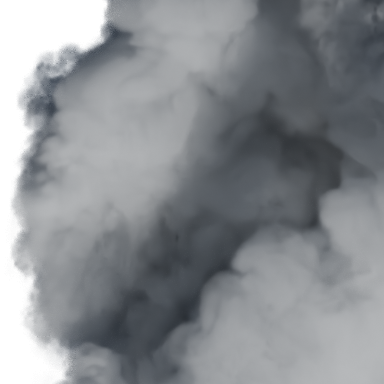
#> input picture verification/a-cloud-source-optics-20261012/cloud_08-d1-g0.35-crop.png, 384 x 384 px
$ python frame-tone-stats.py ../../verification/a-cloud-source-optics-20261012/cloud_08-d1-g0.35-crop.png
#> lines starting #> are read from the running program, lines starting #| are printed output that depends on the picture; after the words box and inside, x2 and y2 are one past the last pixel; in counts of white or black regions, pixels touching at a corner belong together
"""Tone / light / colour statistics of a frame, for comparing our renders with a reference frame on the same scale
(2026-10-09 archive art review, docs/uiux_system/rounds/R1/REVIEW-R1-ARCHIVE-ART-20261009.md §3).
  L5..L95      CIE L* percentiles: how deep the darks and how high the lights go (fog lifts L5, a flat grade caps L95)
  lit%         share of the frame at L* > 70: how much surface receives direct light
  edge         99th percentile of the L* gradient: how crisp the light/shadow boundaries are
  warm_lit     mean R-B (0..1) of the brightest 15 %: colour of the light (cream ~ .05-.13, orange > .2)
  pastel%      bright, lightly saturated pixels (V > .55, .08 < S < .45)
  deep%        saturated mid tones (V > .35, S > .6)
Edge width (added 2026-10-09, user: "경계가 뚜렷한 부분은 확실하게 뚜렷하고, 번지는 부분은 충분히 번지는" — the old `edge` is one
number at native resolution, dominated by book-spine texture, and frames of different widths are not comparable). The frame is
resized to 720 px high; every light/shadow edge is found and its width measured by scale selection (Lindeberg, γ = 1/2: the
Gaussian scale σ* where σ^½·|∇L| peaks equals the blur of the edge), at the ridge only (non-maximum suppression along the gradient),
with its contrast C = |∇L_σ*|·σ*·√(2π) (exact for a blurred step). Edges with C ≥ 6 L* count.
  spread       L* 90th − 10th percentile: how far apart the lit and the shadowed areas are
  sharp‰       per-mille of pixels on a crisp edge (σ* ≤ 2 px, 10–90 % width ≲ 5 px)
  sharpC       median contrast of those crisp edges (L*): how decisive the crisp edges are
  soft_area%   area covered by soft edges (σ* ≥ 8 px, width ≳ 20 px), each ridge pixel counted with its width 2.5 σ*
  softC        median contrast of the soft edges (L*): a soft area with no contrast is just flat
  crisp20‰     per-mille of pixels on crisp edges with C ≥ 20: the decisive edges (book-spine texture is mostly C < 20)
  plain_range  L* 90th − 10th percentile on plain surfaces only (local fine-texture energy < 2 L*): how far light travels from
               bright to dark across walls, cabinet fronts, empty cells. Separated REF-002 (49–55) from our r3 (21) when the edge
               metrics did not (soft area was similar) — a gradient on a plain surface reads, one on book spines does not.
Self-test (synthetic step / 40 px ramp / 120 px ramp): python scripts/assets/frame-tone-stats.py --selftest
Map (red = crisp edges, blue = soft areas over a grey frame): add --map out.png (one input frame)
Run: python scripts/assets/frame-tone-stats.py <frame.png> [...]  [--box x0,y0,x1,y1]  (box crops browser chrome)
"""
import sys
import numpy as np
from PIL import Image
from scipy.ndimage import gaussian_filter, maximum_filter

args = sys.argv[1:]; box = None; map_out = None
if '--box' in args:
    i = args.index('--box'); box = tuple(int(v) for v in args[i + 1].split(',')); del args[i:i + 2]
if '--map' in args:
    i = args.index('--map'); map_out = args[i + 1]; del args[i:i + 2]
SIG = [2 ** (k / 2) for k in range(11)]                                  # 1 .. 32 px at 720 px frame height
CMIN = 6.0


def lstar(im):
    a = np.asarray(im).astype(float) / 255
    lin = np.where(a <= .04045, a / 12.92, ((a + .055) / 1.055) ** 2.4)
    return 116 * np.cbrt(lin @ [.2126, .7152, .0722]) - 16


def edge_width(L):
    """Per pixel: ridge (bool), contrast C (L*), selected scale σ* (px). See the docstring."""
    G, GX, GY = [], [], []
    for s_ in SIG:
        gy, gx = np.gradient(gaussian_filter(L, s_)); G.append(np.hypot(gx, gy)); GX.append(gx); GY.append(gy)
    G = np.stack(G); k = np.argmax(G * np.sqrt(np.array(SIG))[:, None, None], 0); ii, jj = np.indices(L.shape)
    g = G[k, ii, jj]; gx = np.stack(GX)[k, ii, jj]; gy = np.stack(GY)[k, ii, jj]; sel = np.array(SIG)[k]
    dx = np.rint(gx / np.maximum(g, 1e-9)).astype(int); dy = np.rint(gy / np.maximum(g, 1e-9)).astype(int)
    H, W = L.shape
    ridge = (g >= G[k, np.clip(ii + dy, 0, H - 1), np.clip(jj + dx, 0, W - 1)]) & (g >= G[k, np.clip(ii - dy, 0, H - 1), np.clip(jj - dx, 0, W - 1)])
    return ridge, g * np.sqrt(2 * np.pi) * sel, sel


def width_stats(L):
    ridge, C, sel = edge_width(L); e = ridge & (C >= CMIN); N = L.size
    sharp, soft = e & (sel <= 2), e & (sel >= 8)
    med = lambda m: round(float(np.median(C[m])), 1) if m.any() else 0.0
    tex = np.sqrt(gaussian_filter((L - gaussian_filter(L, 3)) ** 2, 6)); plain = L[tex < 2.0]
    return {'spread': round(float(np.percentile(L, 90) - np.percentile(L, 10)), 1), 'sharp‰': round(sharp.sum() / N * 1000, 1), 'sharpC': med(sharp),
            'crisp20‰': round((sharp & (C >= 20)).sum() / N * 1000, 1), 'soft_area%': round(float((2.5 * sel * soft).sum()) / N * 100, 1), 'softC': med(soft),
            'plain_range': round(float(np.percentile(plain, 90) - np.percentile(plain, 10)), 1) if plain.size > 100 else 0.0}, (sharp, soft, sel)


def edge_map(L, masks, path):
    sharp, soft, sel = masks; area = np.zeros(L.shape, bool)
    for s_ in SIG[6:]:                                                    # paint each soft ridge pixel over its width
        area |= maximum_filter(soft & (sel == s_), size=max(3, int(2.5 * s_)))
    g = np.clip(L / 100, 0, 1) * .55 + .2; rgb = np.stack([g, g, g], -1)
    rgb[area] = rgb[area] * .45 + np.array([.25, .45, 1.]) * .55; rgb[maximum_filter(sharp, 2)] = (1, .2, .15)
    Image.fromarray((rgb * 255).astype(np.uint8)).save(path)


if '--selftest' in args:                                                  # widths must come out as built
    x = np.arange(1280); ok = True
    for name, prof, want in (('step', np.where(x < 640, 30., 80.), 'sharp'), ('ramp40', np.clip(30 + 50 * (x - 620) / 40, 30, 80), 'soft'),
                             ('ramp120', np.clip(30 + 50 * (x - 580) / 120, 30, 80), 'soft')):
        st, _ = width_stats(np.tile(prof, (720, 1))); got = 'sharp' if st['sharp‰'] > 0 and st['soft_area%'] == 0 else 'soft' if st['soft_area%'] > 0 and st['sharp‰'] == 0 else 'mixed'
        ok &= got == want; print(f'  {name:8s} {got:6s} (want {want})', st)
    print('selftest', 'PASS' if ok else 'FAIL'); sys.exit(0 if ok else 1)


def stats(path):
    im = Image.open(path).convert('RGB')
    if box: im = im.crop(box)
    a = np.asarray(im).astype(float) / 255
    lin = np.where(a <= .04045, a / 12.92, ((a + .055) / 1.055) ** 2.4)
    L = 116 * np.cbrt(lin @ [.2126, .7152, .0722]) - 16
    hsv = np.asarray(im.convert('HSV')).astype(float) / 255; S, V = hsv[..., 1], hsv[..., 2]
    gy, gx = np.gradient(L)
    lit = L > np.percentile(L, 85)
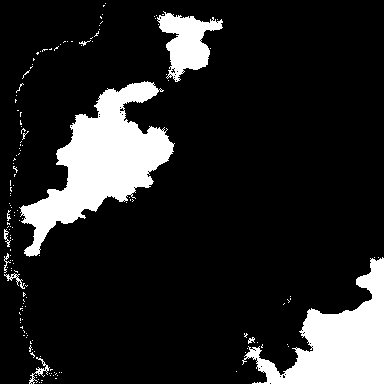
#> lit: shape (384, 384) bool; 14.5% white; 155 white regions (145 under 20 px), largest, box (x1, y1, x2, y2) and area: (19, 81, 175, 257) 10610, (242, 257, 384, 384) 7759, (157, 11, 223, 82) 2297
    p = [np.percentile(L, q) for q in (5, 25, 50, 75, 95)]
#> p = [-16, 35.9, 50.59, 65.71, 71.36]
    w, masks = width_stats(lstar(im.resize((round(im.width * 720 / im.height), 720), Image.LANCZOS)))
#> in edge_width, `G, GX, GY = [], [], []`: G = []
#> after the loop in edge_width, `for s_ in SIG:`:
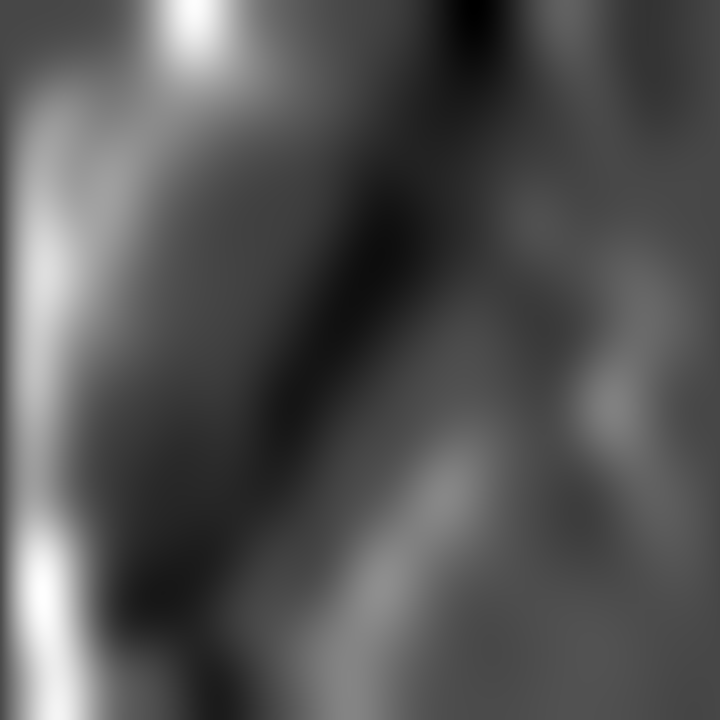
#> gx: shape (720, 720) float64; min -0.343, max 0.882, mean 0.0639; drawn with min black and max white
#> after the loop in edge_width, `for s_ in SIG:`: G = 11 items
#> in edge_width, `k = np.argmax(G * np.sqrt(np.array(SIG))[:, None, None], 0)`:
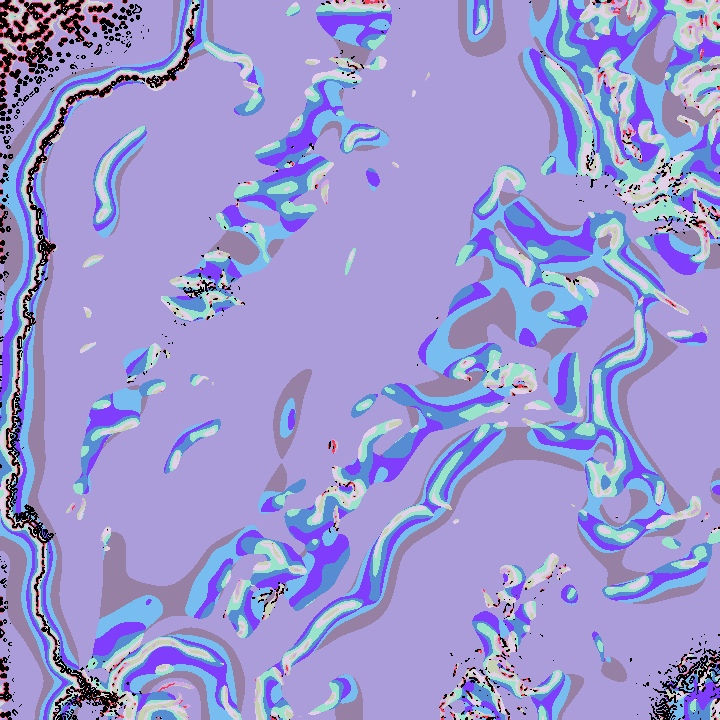
#> k: shape (720, 720) int64; 11 distinct labels, from 0 to 10; one colour per label, 0 black
#> in edge_width, `ii, jj = np.indices(L.shape)`:
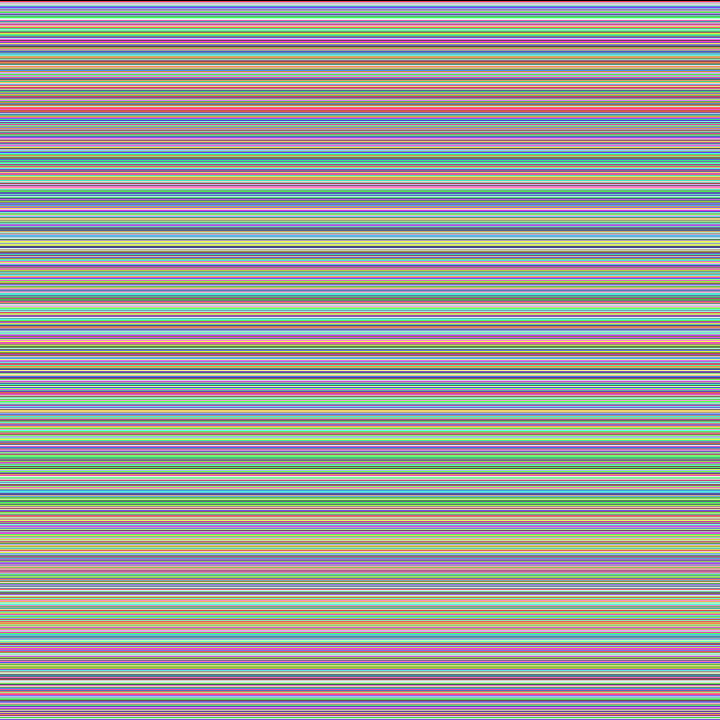
#> ii: shape (720, 720) int64; 720 distinct labels, from 0 to 719; one colour per label, 0 black
#> in edge_width, `dx = np.rint(gx / np.maximum(g, 1e-09)).astype(int)`:
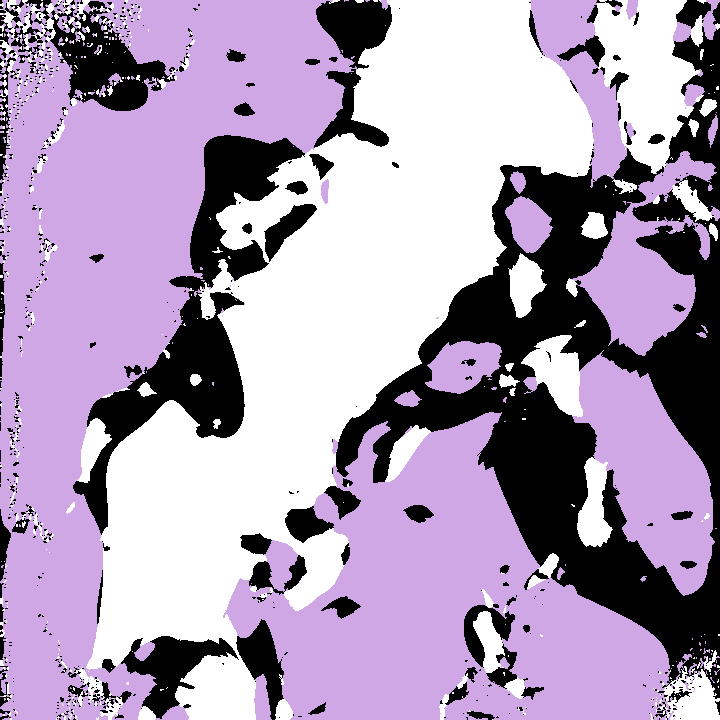
#> dx: shape (720, 720) int64; 3 distinct labels, from -1 to 1; one colour per label, 0 black, -1 white
#> in edge_width, `dy = np.rint(gy / np.maximum(g, 1e-09)).astype(int)`:
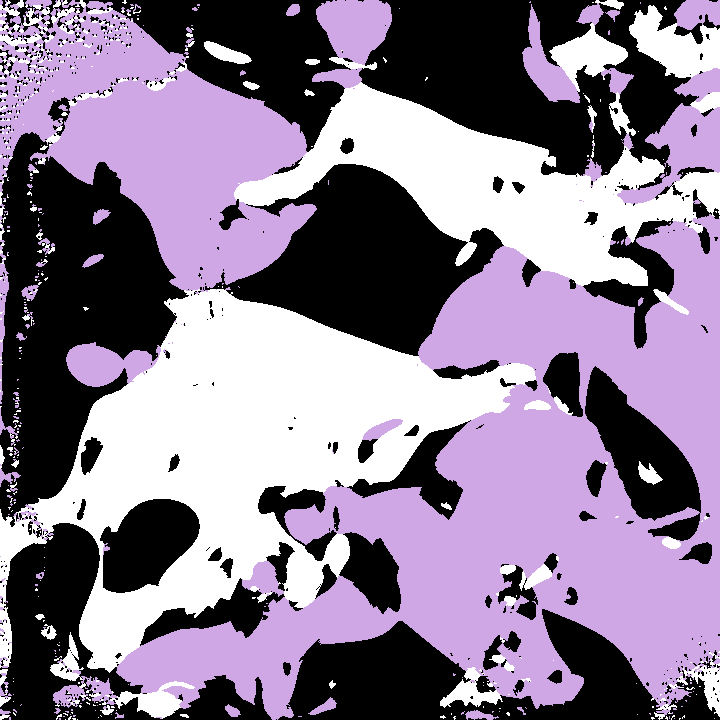
#> dy: shape (720, 720) int64; 3 distinct labels, from -1 to 1; one colour per label, 0 black, -1 white
#> in edge_width, `ridge = (g >= G[k, np.clip(ii + dy, 0, H - 1), np.clip(jj + dx, 0, W -..`: ridge: shape (720, 720) bool; 4.1% white in thin lines or dots
#> in width_stats, `e = ridge & (C >= CMIN)`: e: shape (720, 720) bool; 1.6% white in thin lines or dots
#> in width_stats, `sharp, soft = e & (sel <= 2), e & (sel >= 8)`: sharp: shape (720, 720) bool; 0.53% white in thin lines or dots
#> in width_stats, `sharp, soft = e & (sel <= 2), e & (sel >= 8)`: soft: shape (720, 720) bool; 0.65% white in thin lines or dots
#> in width_stats, `tex = np.sqrt(gaussian_filter((L - gaussian_filter(L, 3)) ** 2, 6))`:
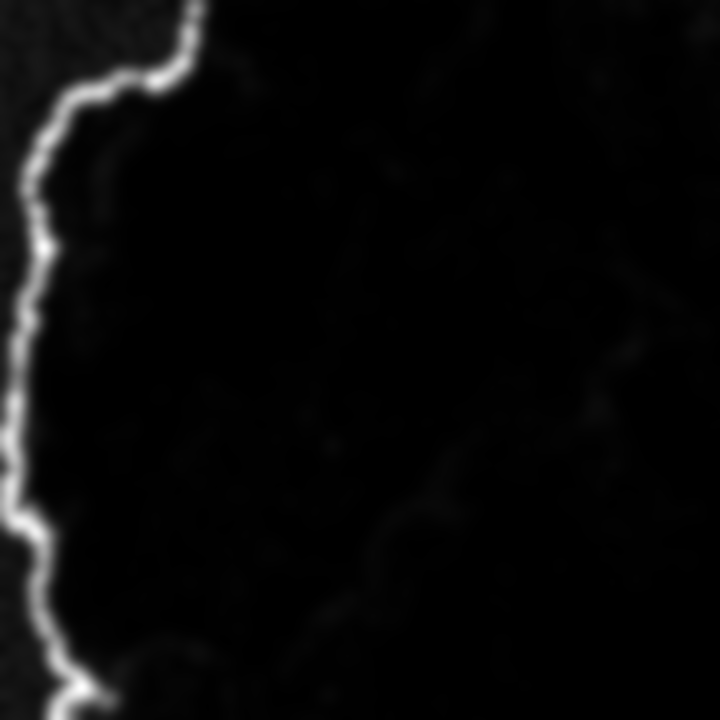
#> tex: shape (720, 720) float64; min 0.127, max 30.01, mean 1.2; drawn with min black and max white
#> w = {'spread': 43.7, 'sharp‰': 5.3, 'sharpC': 44.2, 'crisp20‰': 4.3, 'soft_area%': 31.4, 'softC': 16.7, 'plain_range': 38.3}
    if map_out: edge_map(lstar(im.resize((round(im.width * 720 / im.height), 720), Image.LANCZOS)), masks, map_out)
    return {'L5/25/50/75/95': ' '.join(f'{x:.0f}' for x in p), 'lit%': round((L > 70).mean() * 100, 1),
            'edge': round(float(np.percentile(np.hypot(gx, gy), 99)), 1), 'warm_lit': round(float((a[lit][:, 0] - a[lit][:, 2]).mean()), 3),
            'pastel%': round(float(((V > .55) & (S > .08) & (S < .45)).mean() * 100), 1), 'deep%': round(float(((V > .35) & (S > .6)).mean() * 100), 1), **w}


for f in args:
    print(f, stats(f))
